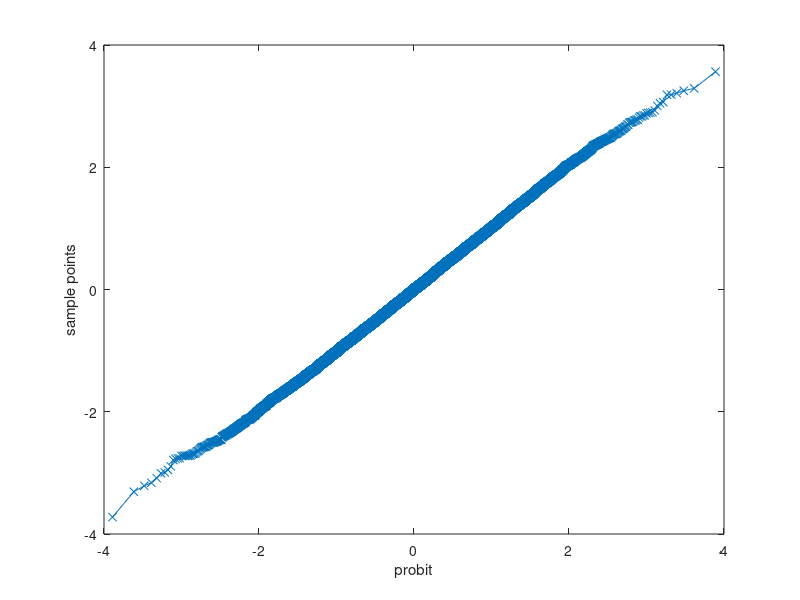

MATLAB code for this plot:
% (a) normal generator
X100 = normrnd(0,1,[1,100]);
X1000 = normrnd(0,1,[1,1000]);
X10000 = normrnd(0,1,[1,10000]);
%qqplot(X100);
%qqplot(X1000);
%qqplot(X10000);

% (b) poor man's generator
Y100=zeros(1,100);
for i = 1:100
    sumu=0;
    for j=1:12
        sumu=sumu+rand;
    end
    Y100(i)=sumu-6;
end

Y1000=zeros(1,1000);
for i = 1:1000
    sumu=0;
    for j=1:12
        sumu=sumu+rand;
    end
    Y1000(i)=sumu-6;
end

Y10000=zeros(1,10000);
for i = 1:10000
    sumu=0;
    for j=1:12
        sumu=sumu+rand;
    end
    Y10000(i)=sumu-6;
end
%qqplot(Y100);
%qqplot(Y1000);
qqplot(Y10000);